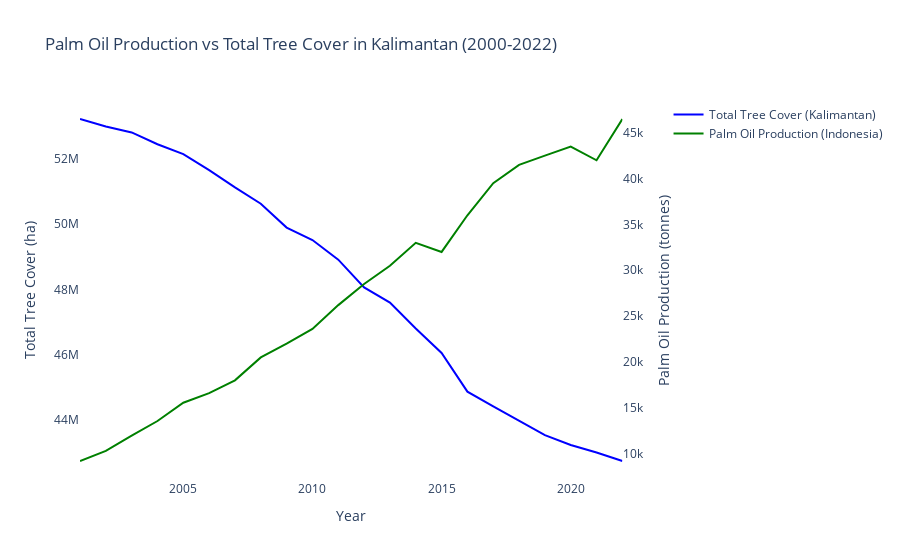

The notebook cell this image was saved under:
### Markdown cell above
There seems to be a strong negative correlation between the palm oil production and the total tree cover. This can be seen in the next graph, wich contains the data for Indonesia.

### Code cell
import pandas as pd
import plotly.graph_objects as go
from scipy import interpolate
from plotly.subplots import make_subplots

# Load palm oil production data
palm = pd.read_csv('../Datasets/Oils/archive/cleaned/palm.csv')

# Filter data for Indonesia and years >= 2000
df_Indo = palm[(palm['Country'] == 'Indonesia') & (palm['Year'] >= 2000)]

# Extract production values and years
xi = df_Indo['Production'].values
years_palm = df_Indo['Year'].values

# Load the dataset for Kalimantan forest cover
df = pd.read_csv('../Datasets/Deforestation/Subnational 1 tree cover loss.csv')

# Filter for Kalimantan provinces and threshold == 0
provinces = ['Kalimantan Barat', 'Kalimantan Tengah', 'Kalimantan Timur', 'Kalimantan Selatan']
kalimantan_df = df[(df['subnational1'].isin(provinces)) & (df['threshold'] == 0)]

# Calculate initial tree cover in 2000
initial_extent_2000 = kalimantan_df['extent_2000_ha'].sum()

# Calculate tree cover gain spread over 22 years
gain_spread = (kalimantan_df['gain_2000-2020_ha'].sum() / 22)

# Calculate cumulative tree cover losses from 2001 to 2022
years_tree_cover = range(2001, 2023)
cumulative_losses = []
for year in years_tree_cover:
    loss_column = f'tc_loss_ha_{year}'
    cumulative_loss = (kalimantan_df[loss_column].sum() - gain_spread)
    cumulative_losses.append(cumulative_loss)

# Calculate total tree cover per year
annual_tree_cover = []
for i, year in enumerate(years_tree_cover):
    total_tree_cover = initial_extent_2000 - sum(cumulative_losses[:i + 1])
    annual_tree_cover.append(total_tree_cover)

# Interpolate palm oil production to match the years_tree_cover
interp_func = interpolate.interp1d(years_palm, xi, kind='linear', fill_value='extrapolate')
xi_interpolated = interp_func(list(years_tree_cover))

# Create subplots with two y-axes
fig = make_subplots(specs=[[{"secondary_y": True}]])

# Add total tree cover trace
fig.add_trace(go.Scatter(x=list(years_tree_cover), y=annual_tree_cover,
                    mode='lines',
                    name='Total Tree Cover (Kalimantan)',
                    line=dict(color='blue')),
                    secondary_y=False)

# Add palm oil production trace
fig.add_trace(go.Scatter(x=list(years_tree_cover), y=xi_interpolated,
                    mode='lines',
                    name='Palm Oil Production (Indonesia)',
                    line=dict(color='green')),
                    secondary_y=True)

# Update layout
fig.update_layout(title='Palm Oil Production vs Total Tree Cover in Kalimantan (2000-2022)',
                  xaxis_title='Year',
                  plot_bgcolor='white')

# Set y-axis titles
fig.update_yaxes(title_text="Total Tree Cover (ha)", secondary_y=False)
fig.update_yaxes(title_text="Palm Oil Production (tonnes)", secondary_y=True)

# Show figure
fig.show()

### Figure 1 — Plotly figure (JSON) as saved in the notebook; plotly's stock layout.template omitted (floating-point values rounded to 4 significant figures)
{"data": [{"line": {"color": "blue"}, "mode": "lines", "name": "Total Tree Cover (Kalimantan)", "type": "scatter", "x": [2001, 2002, 2003, 2004, 2005, 2006, 2007, 2008, 2009, 2010, 2011, 2012, 2013, 2014, 2015, 2016, 2017, 2018, 2019, 2020, 2021, 2022], "xaxis": "x", "y": [53230000.0, 53000000.0, 52820000.0, 52460000.0, 52150000.0, 51660000.0, 51130000.0, 50630000.0, 49900000.0, 49510000.0, 48910000.0, 48060000.0, 47590000.0, 46800000.0, 46050000.0, 44860000.0, 44410000.0, 43950000.0, 43520000.0, 43220000.0, 42990000.0, 42728337], "yaxis": "y"}, {"line": {"color": "green"}, "mode": "lines", "name": "Palm Oil Production (Indonesia)", "type": "scatter", "x": [2001, 2002, 2003, 2004, 2005, 2006, 2007, 2008, 2009, 2010, 2011, 2012, 2013, 2014, 2015, 2016, 2017, 2018, 2019, 2020, 2021, 2022], "xaxis": "x", "y": [9200, 10300, 11970, 13560, 15560, 16600, 18000, 20500, 22000, 23600, 26200, 28500, 30500, 33000, 32000, 36000, 39500, 41500, 42500, 43500, 42000, 46500], "yaxis": "y2"}], "layout": {"plot_bgcolor": "white", "title": {"text": "Palm Oil Production vs Total Tree Cover in Kalimantan (2000-2022)"}, "xaxis": {"anchor": "y", "domain": [0, 0.94], "title": {"text": "Year"}}, "yaxis": {"anchor": "x", "domain": [0, 1], "title": {"text": "Total Tree Cover (ha)"}}, "yaxis2": {"anchor": "x", "overlaying": "y", "side": "right", "title": {"text": "Palm Oil Production (tonnes)"}}}}
